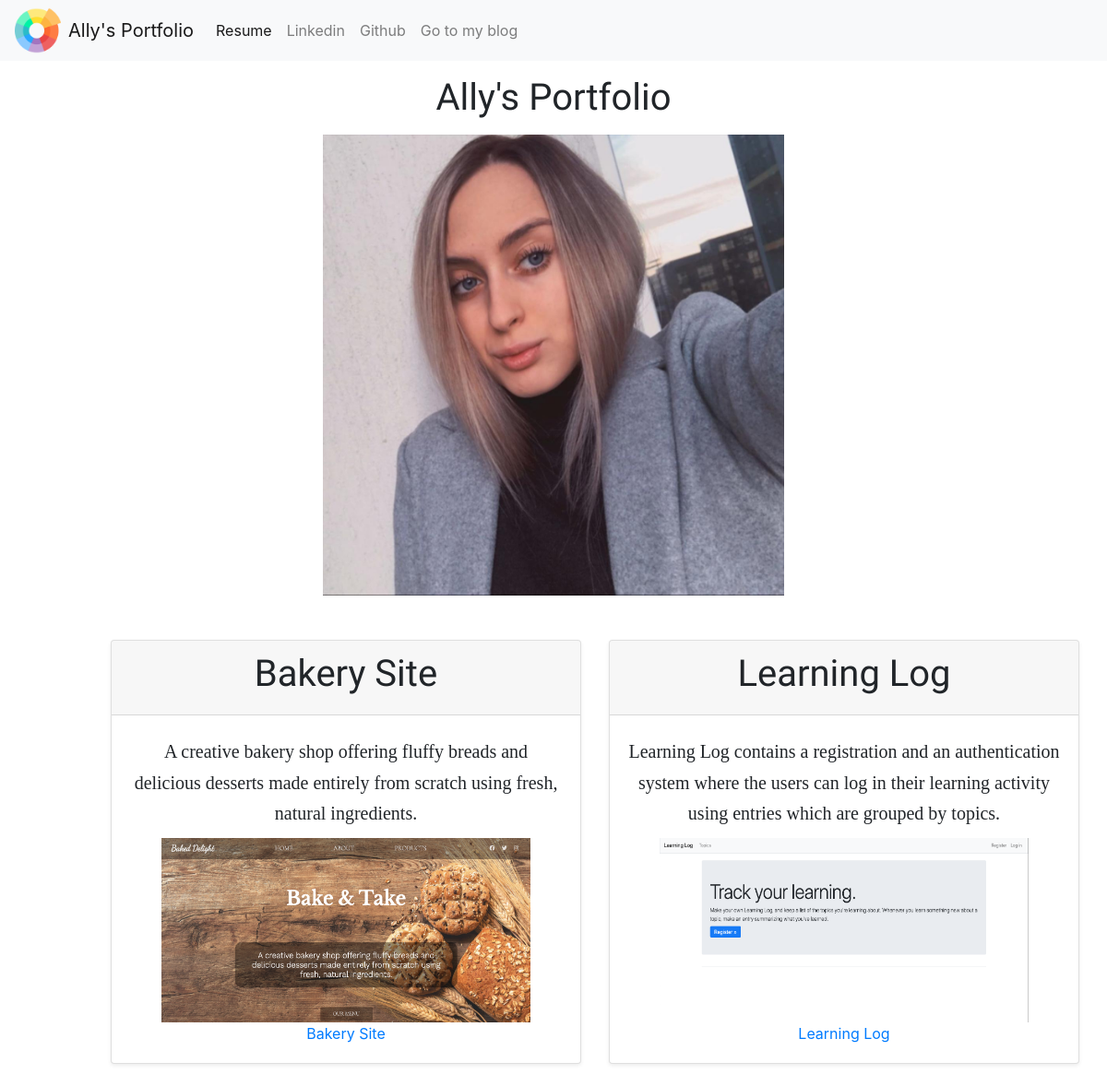
The page / on the database its author committed.
### portfolio/models.py (models this page shows, shortened)
class Project(models.Model):
    title = models.CharField(max_length=100)
    description = models.CharField(max_length=250)
    image = models.ImageField(upload_to='portfolio/images/')
    url = models.URLField(blank=True) # blank=True it means that you don't necessarly need this

### portfolio/views.py (the view)
# urls.py: path('', views.index, name='index'),
def index(request):
    projects = Project.objects.all() # this line gets all the objects from the database
    return render(request, 'portfolio/index.html', {'projects': projects})

### portfolio/templates/portfolio/index.html
{% extends 'portfolio/base.html' %}
{% block content %}
{% load static %}
    <h1 class="text-center mt-3 mb-3">Ally's Portfolio</h1>
    <div class="text-center mt-3">
        <img src="{% static 'portfolio/me.jpeg' %}" height=500 width=500>
    </div>
    <div class="container">
        <div class="row">
            <div class="card-deck mt-5 text-center">
                {% for project in projects %}
                    <div class="card mb-4 shadow-sm">
                        <div class="card-header">
                            <h4 class="my-0 font-weight-normal">
                            <h1>{{ project.title }}</h1></h4>
                        </div>
                        <div class="card-body">
                            <h3 class="card-title pricing-card-title"><small>{{ project.description }}</small></h3>
                            <div class="text-center">
                                <img src="media/{{ project.image }}" height=200 width=400>
                            </div>
                            {% if project.url %}
                                <a href="{{ project.url }}" class="mb-4">{{ project.title }}</a>
                            {% endif %}
                    </div>
                    </div>
                {% endfor %}
            </div>
        </div>
    </div>
{% endblock %}

### portfolio/templates/portfolio/base.html (shortened to what this page needs)
{% load static %}
<!doctype html>
<html lang="en">
  <head>
    <link rel="stylesheet" href="https://stackpath.bootstrapcdn.com/bootstrap/4.5.2/css/bootstrap.min.css">
  </head>
  <body>
    <nav class="navbar navbar-expand-lg navbar-light bg-light">
        <img src="{% static 'portfolio/color-wheel.png' %}" height=50 width=50>
      <a class="navbar-brand ml-2" href="{% url 'index' %}">Ally's Portfolio</a>
      <div class="collapse navbar-collapse" id="navbarNav">
        <ul class="navbar-nav justify-content-end">
          <li class="nav-item active">
            <a class="nav-link" href="{% static 'portfolio/CV.pdf' %}">Resume<span class="sr-only">(current)</span></a>
          </li>
          <li class="nav-item">
            <a class="nav-link" href="https://www.linkedin.com/in/alexandra-dobrin-28ba911a2/">Linkedin</a>
          </li>
          <li class="nav-item">
            <a class="nav-link" href="https://github.com/Ally55">Github</a>
          </li>
          <li class="nav-item">
            <a class="nav-link" href="{% url 'blog:all_blogs' %}">Go to my blog</a>
          </li>
        </ul>
      </div>
    </nav>
    {% block content %} {% endblock %}
  </body>
</html>

### portfolio/templates/portfolio/base.html (style rules this page uses)
h1 { font-family: Kufam; }
.card-deck { margin-left: 75px; }
small { font-family: Monserrat; font-size: 20px; }

### rows shown on the page
Project: title "Bakery Site", description "A creative bakery shop offering fluffy breads and delicious desserts made entirely from scratch using fresh, natural ingredients.", image (picture)
Project: title "Learning Log", description "Learning Log contains a registration and an authentication system where the users can log in their learning activity using entries which are grouped by topics.", image (picture)
